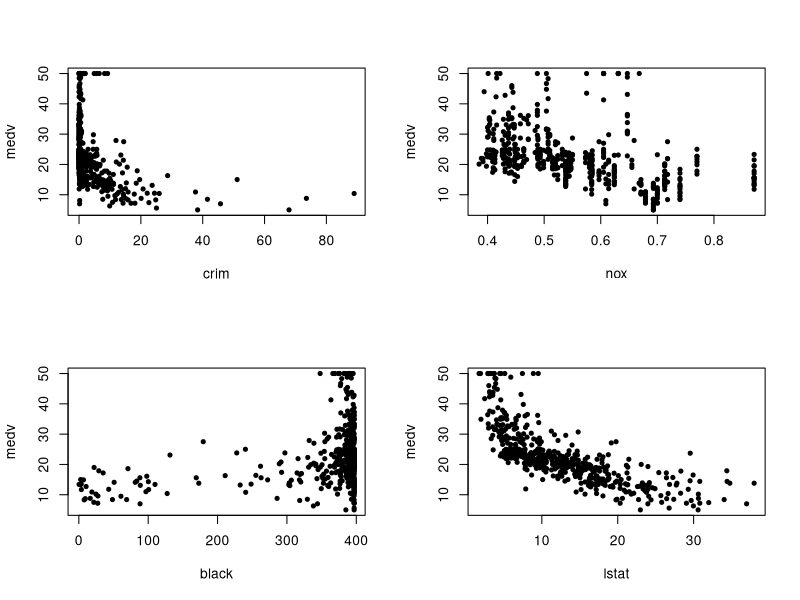
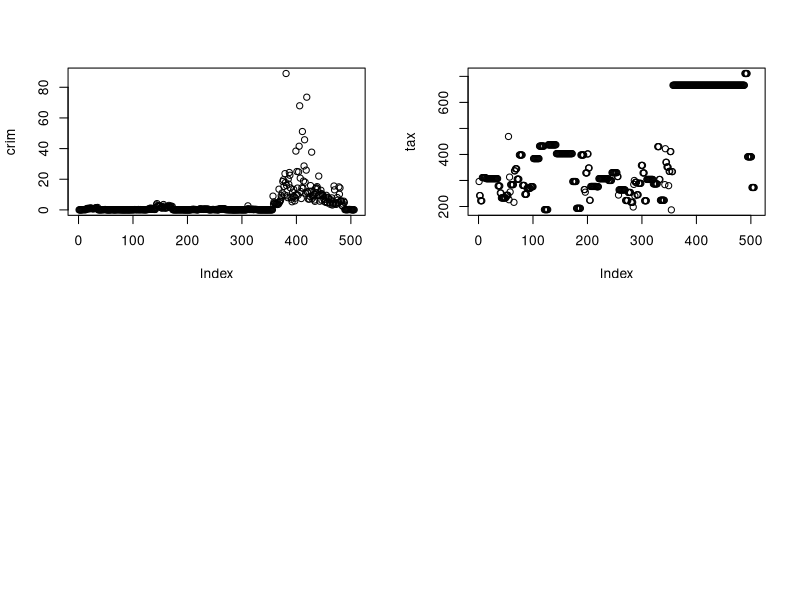

Recreate these plots in R, in order.
library(MASS)
attach(Boston)
View(Boston)

#1.
class(Boston)
dim(Boston)
#rows representing each individual and col representing variable

#2.
data_B = Boston[,c(14,1,5,12,13)]
View(data_B)

par(mfrow = c(2,2))
plot(crim, medv, type = "p", pch = 20)
plot(nox, medv, type = "p", pch = 20)
plot(black, medv, type = "p", pch = 20)
plot(lstat, medv, type = "p", pch = 20)

#3.
which.min(medv)
which(data_B[,1] == min(data_B[,1])) #399, 406

data_B[which(data_B[,1] == min(data_B[,1])), -1]

summary(data_B)

#4.
plot(crim, type = "p")
which(data_B[,2] > 60)

plot(tax, type = "p")
which(tax > 700)

#<complete this>

#5.
sum(chas)

#6.
length(which(rm > 7))
sum(rm > 7)